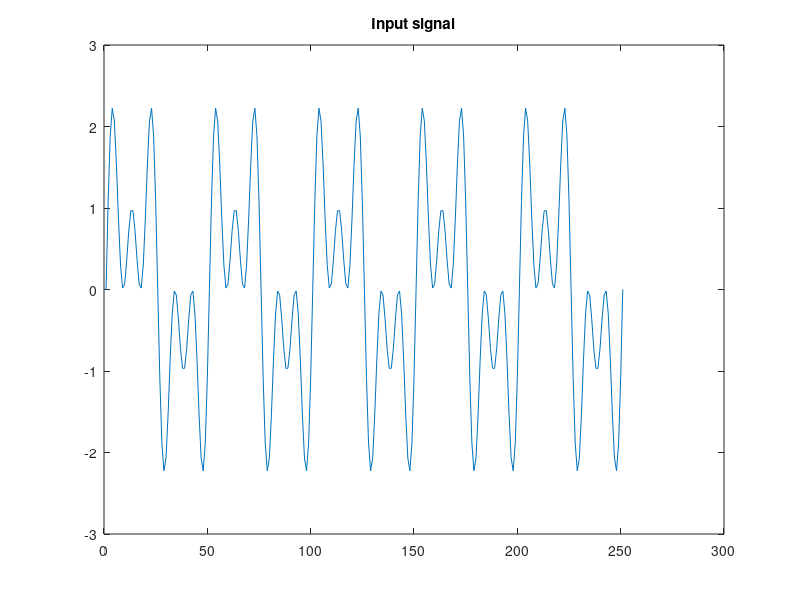
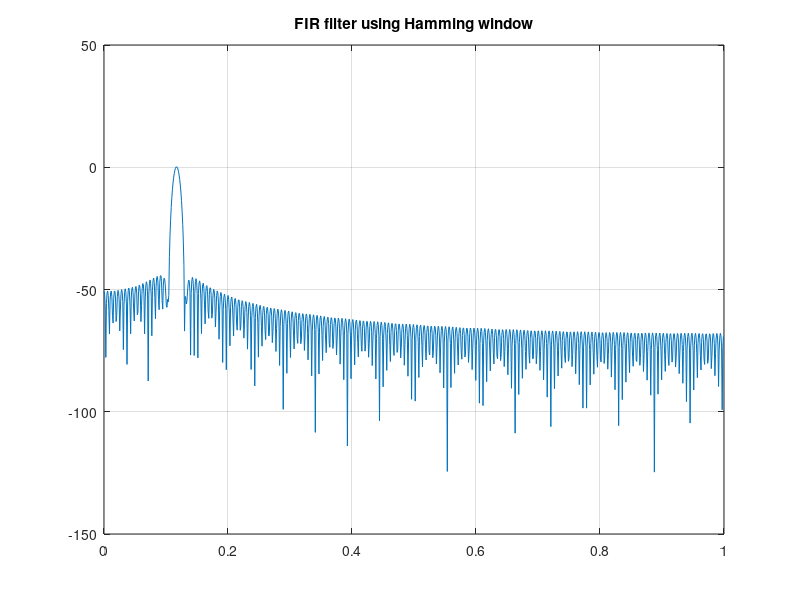
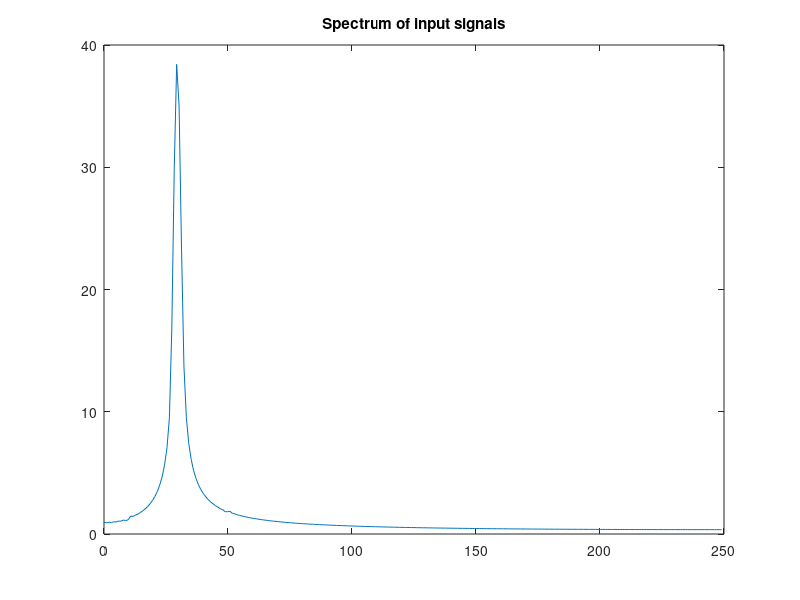

Write the MATLAB code that produced these figures, in order.
clc;
clear all;
close all;

Fs = 500;
wp = [2*29/Fs , 2*30/Fs];
ws = [2*15/Fs , 2*45/Fs];
t = 0: 1/Fs : 0.5;
x = sin(2*pi*10*t)+sin(2*pi*30*t)+sin(2*pi*50*t);
figure(1);
plot(x),title('Input signal');

N = ceil(6.6*pi/(ws(2)-wp(2)));
b = fir1(N,wp);
[H,W] = freqz(b,1,1024);
figure(2);
plot(W/pi , 20*log10(abs(H)));grid on;
title('FIR filter using Hamming window');

yb = filter(b,1,x);
N = 512;
w = [0:(N/2)-1]*(Fs/N);
x = fft(yb,N);
figure(3);
plot(w,abs(x(1:N/2)));
title('Spectrum of input signals');